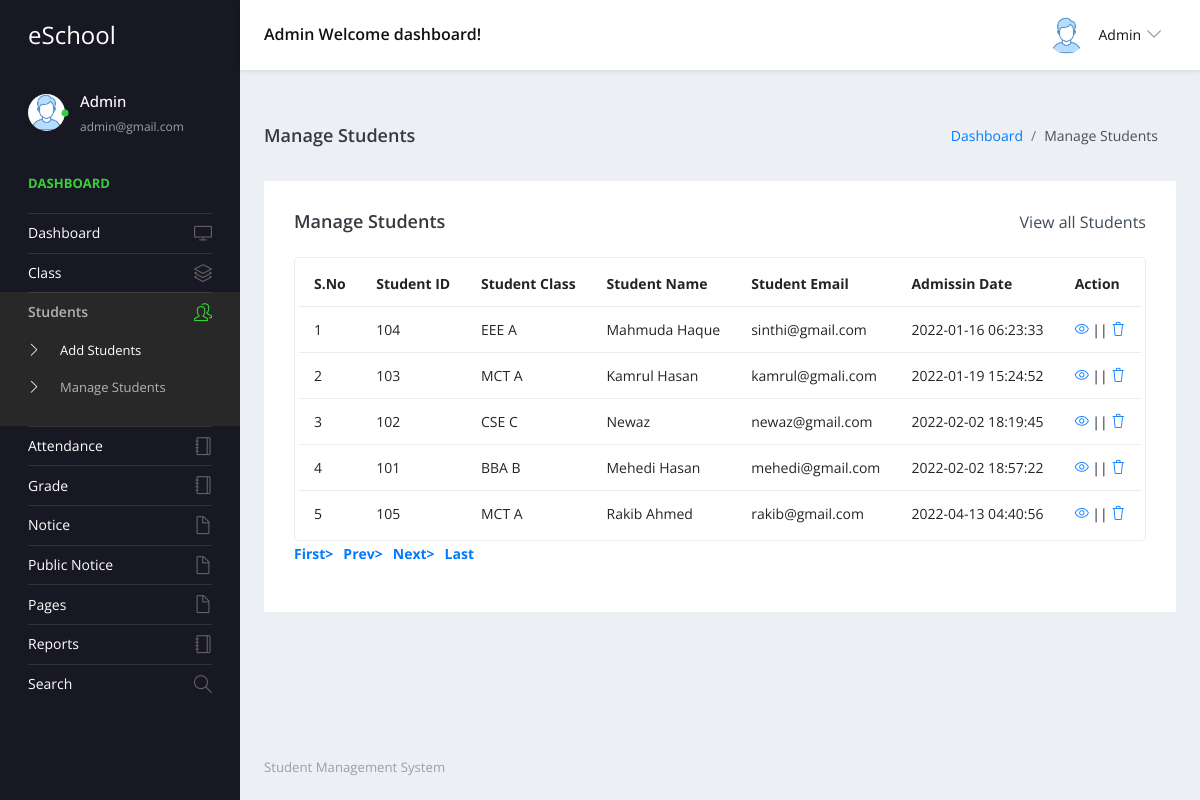
/studentms/admin/manage-students.php (signed in), run on the app's committed database.
### tables this page shows
CREATE TABLE `tblstudent` (
  `ID` int(10) NOT NULL,
  `StudentName` varchar(200) DEFAULT NULL,
  `StudentEmail` varchar(200) DEFAULT NULL,
  `StudentClass` varchar(100) DEFAULT NULL,
  `Gender` varchar(50) DEFAULT NULL,
  `DOB` date DEFAULT NULL,
  `StuID` varchar(200) DEFAULT NULL,
  `FatherName` mediumtext DEFAULT NULL,
  `MotherName` mediumtext DEFAULT NULL,
  `ContactNumber` bigint(10) DEFAULT NULL,
  `AltenateNumber` bigint(10) DEFAULT NULL,
  `Address` mediumtext DEFAULT NULL,
  `UserName` varchar(200) DEFAULT NULL,
  `Password` varchar(200) DEFAULT NULL,
  `Image` varchar(200) DEFAULT NULL,
  `DateofAdmission` timestamp NULL DEFAULT current_timestamp()
);

CREATE TABLE `tblclass` (
  `ID` int(5) NOT NULL,
  `ClassName` varchar(50) DEFAULT NULL,
  `Section` varchar(20) DEFAULT NULL,
  `CreationDate` timestamp NULL DEFAULT current_timestamp()
);

### studentms/admin/manage-students.php (the view, shortened to what this page needs)
<?php
include('includes/dbconnection.php');
if (strlen($_SESSION['sturecmsaid']==0)) {
  header('location:logout.php');
  } else{
?>
<!DOCTYPE html>
<html lang="en">
  <head>
    <link rel="stylesheet" href="vendors/simple-line-icons/css/simple-line-icons.css">
    <link rel="stylesheet" href="vendors/flag-icon-css/css/flag-icon.min.css">
    <link rel="stylesheet" href="vendors/css/vendor.bundle.base.css">
    <link rel="stylesheet" href="./vendors/daterangepicker/daterangepicker.css">
    <link rel="stylesheet" href="./vendors/chartist/chartist.min.css">
    <link rel="stylesheet" href="./css/style.css">
  </head>
  <body>
    <div class="container-scroller">
     <?php include_once('includes/header.php');?>
      <div class="container-fluid page-body-wrapper">
        <?php include_once('includes/sidebar.php');?>
        <div class="main-panel">
          <div class="content-wrapper">
             <div class="page-header">
              <h3 class="page-title"> Manage Students </h3>
              <nav aria-label="breadcrumb">
                <ol class="breadcrumb">
                  <li class="breadcrumb-item"><a href="dashboard.php">Dashboard</a></li>
                  <li class="breadcrumb-item active" aria-current="page"> Manage Students</li>
                </ol>
              </nav>
            </div>
            <div class="row">
              <div class="col-md-12 grid-margin stretch-card">
                <div class="card">
                  <div class="card-body">
                    <div class="d-sm-flex align-items-center mb-4">
                      <h4 class="card-title mb-sm-0">Manage Students</h4>
                      <a href="#" class="text-dark ml-auto mb-3 mb-sm-0"> View all Students</a>
                    </div>
                    <div class="table-responsive border rounded p-1">
                      <table class="table">
                        <thead>
                          <tr>
                            <th class="font-weight-bold">S.No</th>
                            <th class="font-weight-bold">Student ID</th>
                            <th class="font-weight-bold">Student Class</th>
                            <th class="font-weight-bold">Student Name</th>
                            <th class="font-weight-bold">Student Email</th>
                            <th class="font-weight-bold">Admissin Date</th>
                            <th class="font-weight-bold">Action</th>
                          </tr>
                        </thead>
                        <tbody>
                           <?php
                            if (isset($_GET['pageno'])) {
            $pageno = $_GET['pageno'];
        } else {
            $pageno = 1;
        }
        $no_of_records_per_page = 15;
        $offset = ($pageno-1) * $no_of_records_per_page;
       $ret = "SELECT ID FROM tblstudent";
$query1 = $dbh -> prepare($ret);
$query1->execute();
$total_rows=$query1->rowCount();
$total_pages = ceil($total_rows / $no_of_records_per_page);
$sql="SELECT tblstudent.StuID,tblstudent.ID as sid,tblstudent.StudentName,tblstudent.StudentEmail,tblstudent.DateofAdmission,tblclass.ClassName,tblclass.Section from tblstudent join tblclass on tblclass.ID=tblstudent.StudentClass LIMIT $offset, $no_of_records_per_page";
$query = $dbh -> prepare($sql);
$query->execute();
$results=$query->fetchAll(PDO::FETCH_OBJ);
$cnt=1;
if($query->rowCount() > 0)
{
foreach($results as $row)
{               ?>
                          <tr>
                            <td><?php echo htmlentities($cnt);?></td>
                            <td><?php  echo htmlentities($row->StuID);?></td>
                            <td><?php  echo htmlentities($row->ClassName);?> <?php  echo htmlentities($row->Section);?></td>
                            <td><?php  echo htmlentities($row->StudentName);?></td>
                            <td><?php  echo htmlentities($row->StudentEmail);?></td>
                            <td><?php  echo htmlentities($row->DateofAdmission);?></td>
                            <td>
                              <div><a href="edit-student-detail.php?editid=<?php echo htmlentities ($row->sid);?>"><i class="icon-eye"></i></a>
                                                || <a href="manage-students.php?delid=<?php echo ($row->sid);?>" onclick="return confirm('Do you really want to Delete ?');"> <i class="icon-trash"></i></a></div>
                            </td>
                          </tr><?php $cnt=$cnt+1;}} ?>
                        </tbody>
                      </table>
                    </div>
                    <div align="left">
    <ul class="pagination" >
        <li><a href="?pageno=1"><strong>First></strong></a></li>
        <li class="<?php if($pageno <= 1){ echo 'disabled'; } ?>">
            <a href="<?php if($pageno <= 1){ echo '#'; } else { echo "?pageno=".($pageno - 1); } ?>"><strong style="padding-left: 10px">Prev></strong></a>
        </li>
        <li class="<?php if($pageno >= $total_pages){ echo 'disabled'; } ?>">
            <a href="<?php if($pageno >= $total_pages){ echo '#'; } else { echo "?pageno=".($pageno + 1); } ?>"><strong style="padding-left: 10px">Next></strong></a>
        </li>
        <li><a href="?pageno=<?php echo $total_pages; ?>"><strong style="padding-left: 10px">Last</strong></a></li>
    </ul>
</div>
                  </div>
                </div>
              </div>
            </div>
          </div>
         <?php include_once('includes/footer.php');?>
        </div>
      </div>
    </div>
  </body>
</html><?php }  ?>

### studentms/admin/includes/header.php (shortened to what this page needs)
 <nav class="navbar default-layout-navbar col-lg-12 col-12 p-0 fixed-top d-flex flex-row">
        <div class="navbar-brand-wrapper d-flex align-items-center">
          <a class="navbar-brand brand-logo" href="dashboard.php">
            <strong style="color: white;">eSchool</strong>
          </a>
        </div><?php
         $aid= $_SESSION['sturecmsaid'];
$sql="SELECT * from tbladmin where ID=:aid";
$query = $dbh -> prepare($sql);
$query->bindParam(':aid',$aid,PDO::PARAM_STR);
$query->execute();
$results=$query->fetchAll(PDO::FETCH_OBJ);
$cnt=1;
if($query->rowCount() > 0)
{
foreach($results as $row)
{               ?>
        <div class="navbar-menu-wrapper d-flex align-items-center flex-grow-1">
          <h5 class="mb-0 font-weight-medium d-none d-lg-flex"><?php  echo htmlentities($row->AdminName);?> Welcome dashboard!</h5>
          <ul class="navbar-nav navbar-nav-right ml-auto">
            <li class="nav-item dropdown d-none d-xl-inline-flex user-dropdown">
              <a class="nav-link dropdown-toggle" id="UserDropdown" href="#" data-toggle="dropdown" aria-expanded="false">
                <img class="img-xs rounded-circle ml-2" src="images/faces/face8.jpg" alt="Profile image"> <span class="font-weight-normal"> <?php  echo htmlentities($row->AdminName);?> </span></a>
                <?php $cnt=$cnt+1;}} ?>
            </li>
          </ul>
        </div>
      </nav>

### studentms/admin/includes/sidebar.php (shortened to what this page needs)
<nav class="sidebar sidebar-offcanvas" id="sidebar">
          <ul class="nav">
            <li class="nav-item nav-profile">
              <a href="#" class="nav-link">
                <div class="profile-image">
                  <img class="img-xs rounded-circle" src="images/faces/face8.jpg" alt="profile image">
                  <div class="dot-indicator bg-success"></div>
                </div>
                <div class="text-wrapper">
                  <?php
         $aid= $_SESSION['sturecmsaid'];
$sql="SELECT * from tbladmin where ID=:aid";
$query = $dbh -> prepare($sql);
$query->bindParam(':aid',$aid,PDO::PARAM_STR);
$query->execute();
$results=$query->fetchAll(PDO::FETCH_OBJ);
$cnt=1;
if($query->rowCount() > 0)
{
foreach($results as $row)
{               ?>
                  <p class="profile-name"><?php  echo htmlentities($row->AdminName);?></p>
                  <p class="designation"><?php  echo htmlentities($row->Email);?></p><?php $cnt=$cnt+1;}} ?>
                </div>
              </a>
            </li>
            <li class="nav-item nav-category">
              <span class="nav-link">Dashboard</span>
            </li>
            <li class="nav-item">
              <a class="nav-link" href="dashboard.php">
                <span class="menu-title">Dashboard</span>
                <i class="icon-screen-desktop menu-icon"></i>
              </a>
            </li>
            <li class="nav-item">
              <a class="nav-link" data-toggle="collapse" href="#ui-basic" aria-expanded="false" aria-controls="ui-basic">
                <span class="menu-title">Class</span>
                <i class="icon-layers menu-icon"></i>
              </a>
            </li>
            <li class="nav-item">
              <a class="nav-link" data-toggle="collapse" href="#ui-basic1" aria-expanded="false" aria-controls="ui-basic1">
                <span class="menu-title">Students</span>
                <i class="icon-people menu-icon"></i>
              </a>
              <div class="collapse" id="ui-basic1">
                <ul class="nav flex-column sub-menu">
                  <li class="nav-item"> <a class="nav-link" href="add-students.php">Add Students</a></li>
                  <li class="nav-item"> <a class="nav-link" href="manage-students.php">Manage Students</a></li>
                </ul>
              </div>
            </li>
            <li class="nav-item">
              <a class="nav-link" href="attendance.php">
                <span class="menu-title">Attendance</span>
                <i class="icon-notebook menu-icon"></i>
              </a>
            </li>
            <li class="nav-item">
              <a class="nav-link" href="gread.php">
                <span class="menu-title">Grade</span>
                <i class="icon-notebook menu-icon"></i>
              </a>
            </li>
            <li class="nav-item">
              <a class="nav-link" data-toggle="collapse" href="#auth" aria-expanded="false" aria-controls="auth">
                <span class="menu-title">Notice</span>
                <i class="icon-doc menu-icon"></i>
              </a>
            </li>
            <li class="nav-item">
              <a class="nav-link" data-toggle="collapse" href="#auth1" aria-expanded="false" aria-controls="auth">
                <span class="menu-title">Public Notice</span>
                <i class="icon-doc menu-icon"></i>
              </a>
              <li class="nav-item">
              <a class="nav-link" data-toggle="collapse" href="#auth2" aria-expanded="false" aria-controls="auth">
                <span class="menu-title">Pages</span>
                <i class="icon-doc menu-icon"></i>
              </a>
            </li>
              <li class="nav-item">
              <a class="nav-link" href="between-dates-reports.php">
                <span class="menu-title">Reports</span>
                <i class="icon-notebook menu-icon"></i>
              </a>
            </li>
            <li class="nav-item">
              <a class="nav-link" href="search.php">
                <span class="menu-title">Search</span>
                <i class="icon-magnifier menu-icon"></i>
              </a>
            </li>
            </li>
          </ul>
        </nav>

### data on the page
tblstudent: StuID "104", tblclass.ClassName "EEE", tblclass.Section "A", StudentName "Mahmuda Haque", StudentEmail "sinthi@gmail.com", DateofAdmission "2022-01-16 06:23:33"
tblstudent: StuID "103", tblclass.ClassName "MCT", tblclass.Section "A", StudentName "Kamrul Hasan", StudentEmail "kamrul@gmali.com", DateofAdmission "2022-01-19 15:24:52"
tblstudent: StuID "102", tblclass.ClassName "CSE", tblclass.Section "C", StudentName "Newaz", StudentEmail "newaz@gmail.com", DateofAdmission "2022-02-02 18:19:45"
tblstudent: StuID "101", tblclass.ClassName "BBA", tblclass.Section "B", StudentName "Mehedi Hasan", StudentEmail "mehedi@gmail.com", DateofAdmission "2022-02-02 18:57:22"
tblstudent: StuID "105", tblclass.ClassName "MCT", tblclass.Section "A", StudentName "Rakib Ahmed", StudentEmail "rakib@gmail.com", DateofAdmission "2022-04-13 04:40:56"

### other printed values
$row->AdminName "Admin"
$row->Email "admin@gmail.com"
